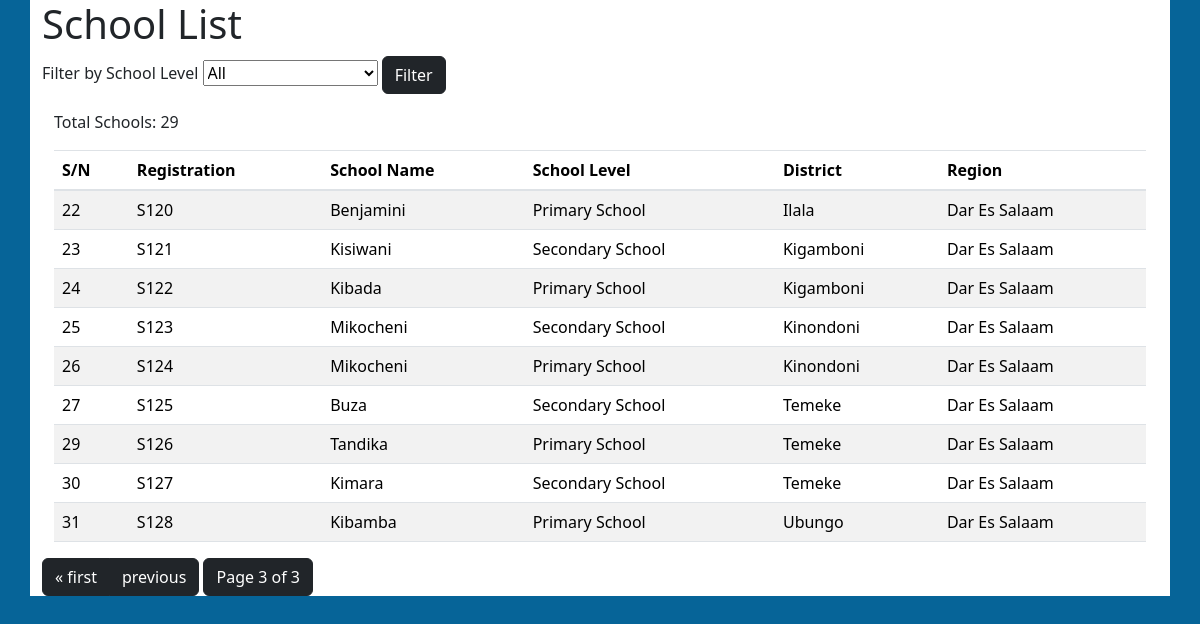
Page /location/schools/?page=3 on the committed database.
### locationApp/models.py (models this page shows, shortened)
class School(models.Model):
    registration = models.IntegerField( default = 1000, null=True, blank=True)
    name = models.CharField(max_length=200)
    district = models.ForeignKey(District, on_delete=models.CASCADE)
    region = models.ForeignKey(Region, on_delete=models.CASCADE)
    School_level = models.ForeignKey(SchoolLevel, on_delete=models.CASCADE)

class SchoolLevel(models.Model):
    levelName = models.CharField(max_length=100,null=True)
    subvote = models.IntegerField(null=True)

class District(models.Model):
    name = models.CharField(max_length=100)
    votecode = models.CharField(max_length=20, unique=True)
    region = models.ForeignKey(Region, on_delete=models.CASCADE)

class Region(models.Model):
    name = models.CharField(max_length=100, unique=True)

### locationApp/views.py (the view)
# urls.py: path('schools/', school_list_view, name='schools'),
def school_list_view(request):
    selected_school_level = request.GET.get('school_level')
    all_school_levels = SchoolLevel.objects.all()
    if selected_school_level:
        schools = School.objects.filter(School_level__levelName=selected_school_level)
    else:
        schools = School.objects.all()
    total_schools_count = School.objects.count()
    primary_schools_count = School.objects.filter(School_level__levelName='Primary').count()
    secondary_schools_count = School.objects.filter(School_level__levelName='Secondary').count()
    page = request.GET.get('page', 1)
    paginator = Paginator(schools, 10)  # Show 10 schools per page
    try:
        schools = paginator.page(page)
    except PageNotAnInteger:
        schools = paginator.page(1)
    except EmptyPage:
        schools = paginator.page(paginator.num_pages)
    return render(request, 'locationApp/schools.html', {
        'schools': schools,
        'all_school_levels': all_school_levels,
        'selected_school_level': selected_school_level,
        'total_schools_count': total_schools_count,
        'primary_schools_count': primary_schools_count,
        'secondary_schools_count': secondary_schools_count,
    })

### locationApp/templates/locationApp/schools.html (shortened to what this page needs)
{% extends "coreApp/base.html" %}
{% load static %}
{% block content %}
<body>
    <div class="container justify-content-center align-items-center bg-white">
        <h1>School List</h1>
        <form method="get" action="{% url 'locationApp:schools' %}">
            <label for="school_level">Filter by School Level</label>
            <select name="school_level" id="school_level">
                <option value="">All</option>
            </select>
            <button class="btn btn-dark type=button" type="submit">Filter</button>
        </form>
        <div class="container mt-3 bg-white ">
            <div>
            <p>Total Schools: {{ total_schools_count }}</p>
            </div>
            <div class="table-responsive">
            <table class="table table-striped">
                <thead>
                    <tr>
                        <th>S/N</th>
                        <th>Registration</th>
                        <th>School Name</th>
                        <th>School Level</th>
                        <th>District</th>
                        <th>Region</th>
                    </tr>
                </thead>
                <tbody>
                    {% for school in schools %}
                        <tr>
                            <td>{{ school.id }}</td>
                            <td>S{{ school.registration }}</td>
                            <td>{{ school.name }}</td>
                            <td>{{ school.School_level.levelName }}</td>
                            <td>{{ school.district.name }}</td>
                            <td>{{ school.region.name }}</td>
                        </tr>
                    {% endfor %}
                </tbody>
            </table>
        </div>
        </div>
        <div class="pagination">
            <span class="step-links">
                {% if schools.has_previous %}
                <div class="btn-group">
                    <a class="btn btn-dark type=button"  href="?page=1">&laquo; first</a>
                    <a class="btn btn-dark type=button"  href="?page={{ schools.previous_page_number }}">previous</a>
                 </div>
                {% endif %}
                <span  class=" current btn btn-dark type=button">
                    Page {{ schools.number }} of {{ schools.paginator.num_pages }}
                </span>
            </span>
        </div>
    </div>
</body>
{% endblock %}

### coreApp/templates/coreApp/base.html (style rules this page uses)
.body { background-color: #066498; font family: "Times New Roman"; }

### rows in the picture
School: id "22", registration "120", name "Benjamini", School_level.levelName "Primary School", district.name "Ilala", region.name "Dar Es Salaam"
School: id "23", registration "121", name "Kisiwani", School_level.levelName "Secondary School", district.name "Kigamboni", region.name "Dar Es Salaam"
School: id "24", registration "122", name "Kibada", School_level.levelName "Primary School", district.name "Kigamboni", region.name "Dar Es Salaam"
School: id "25", registration "123", name "Mikocheni", School_level.levelName "Secondary School", district.name "Kinondoni", region.name "Dar Es Salaam"
School: id "26", registration "124", name "Mikocheni", School_level.levelName "Primary School", district.name "Kinondoni", region.name "Dar Es Salaam"
School: id "27", registration "125", name "Buza", School_level.levelName "Secondary School", district.name "Temeke", region.name "Dar Es Salaam"
School: id "29", registration "126", name "Tandika", School_level.levelName "Primary School", district.name "Temeke", region.name "Dar Es Salaam"
School: id "30", registration "127", name "Kimara", School_level.levelName "Secondary School", district.name "Temeke", region.name "Dar Es Salaam"
School: id "31", registration "128", name "Kibamba", School_level.levelName "Primary School", district.name "Ubungo", region.name "Dar Es Salaam"

### other values in the picture
{{ total_schools_count }} "29"
{{ schools.number }} "3"
{{ schools.paginator.num_pages }} "3"
